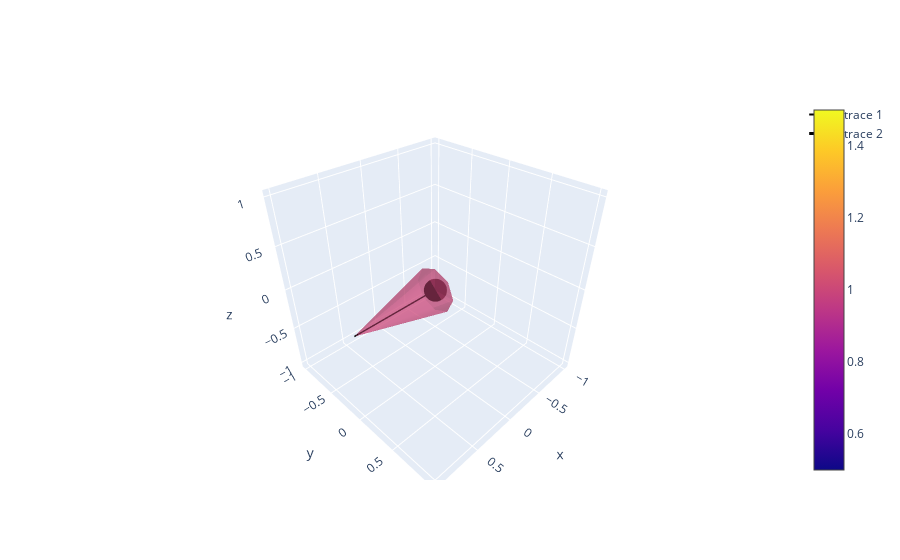

The cell this chart's notebook holds for it:
### Markdown cell above
Das sieht besser aus. Wir erkennen jetzt jedoch, dass die Länge der 
Cone nicht 1 ist, obwohl der Vektorfeld Vektor (1,0,0) ist. Ein 
weiterer Blick in die Dkoumentation zeigt, dass die Länge der Cone 
standardisiert ist. Wir ändern die entsprechenden Parameter:

### Code cell
cone_test = go.Figure(data=go.Cone(x=[0], y=[0], z=[0],
                                    u=[1], v=[0], w=[0],
                                    opacity = 0.5, 
                                    anchor="tail",
                                    sizemode = "absolute",
                                    sizeref=1))

cone_test.add_trace(go.Scatter3d(
    x = [0], y = [0], z = [0],
    marker=dict(color = "black")
))

cone_test.add_trace(go.Scatter3d(
    x = [0,1], y = [0,0], z = [0,0],
    mode = "lines",
    line = dict(width = 3, color = 'black')
))

cone_test.show()

### Figure 1 — Plotly figure (JSON) as saved in the notebook; plotly's stock layout.template omitted (floating-point values rounded to 4 significant figures)
{"data": [{"anchor": "tail", "opacity": 0.5, "sizemode": "absolute", "sizeref": 1, "type": "cone", "u": [1], "v": [0], "w": [0], "x": [0], "y": [0], "z": [0]}, {"marker": {"color": "black"}, "type": "scatter3d", "x": [0], "y": [0], "z": [0]}, {"line": {"color": "black", "width": 3}, "mode": "lines", "type": "scatter3d", "x": [0, 1], "y": [0, 0], "z": [0, 0]}], "layout": {}}
